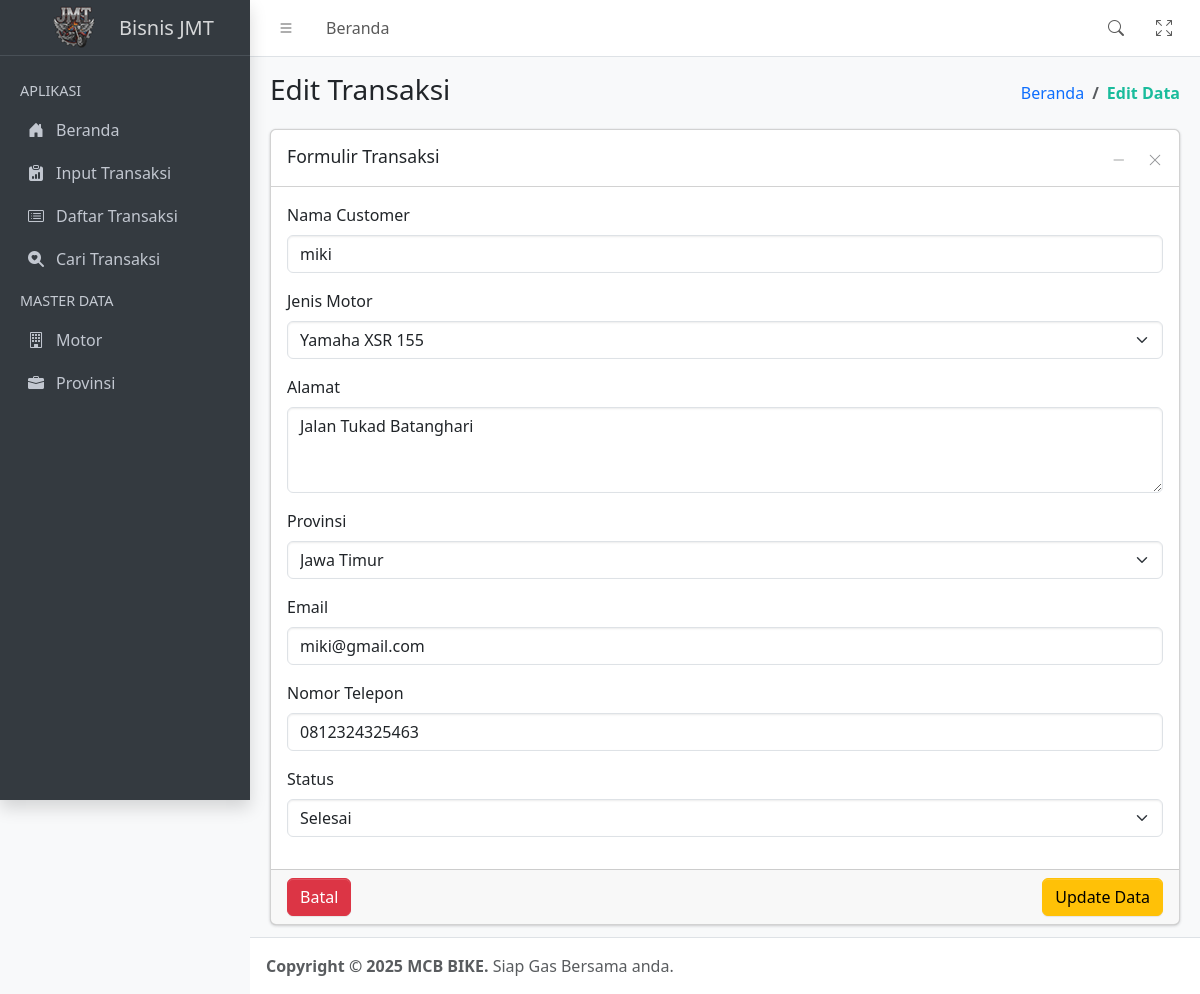
The app's page /data-edit.php?id=3 with its own data.
### tables this page shows
CREATE TABLE `tb_transaksi` (
  `id_transaksi` int NOT NULL AUTO_INCREMENT,
  `nama_customer` varchar(200) NOT NULL DEFAULT '',
  `id_motor` char(10) NOT NULL DEFAULT '',
  `alamat` text NOT NULL,
  `provinsi` smallint NOT NULL,
  `email` varchar(100) DEFAULT NULL,
  `telp` char(20) NOT NULL DEFAULT '',
  `status_transaksi` tinyint(1) NOT NULL DEFAULT '1' COMMENT '1=Pending, 2=Selesai, 3=Dibatalkan',
  PRIMARY KEY (`id_transaksi`),
  KEY `FK_transaksi_motor` (`id_motor`),
  KEY `FK_transaksi_provinsi` (`provinsi`),
  CONSTRAINT `FK_transaksi_motor` FOREIGN KEY (`id_motor`) REFERENCES `tb_motor` (`id_motor`) ON UPDATE CASCADE,
  CONSTRAINT `FK_transaksi_provinsi` FOREIGN KEY (`provinsi`) REFERENCES `tb_provinsi` (`id_provinsi`) ON UPDATE CASCADE
);

### config/db-config.php (called while the page is built, shortened)
<?php
class Database {
    private $db_host = "localhost";
    private $db_user = "root";
    private $db_pass = "";
    private $db_name = "db_simplecrud";
    public function getConnection(){
        try{
            $this->conn = new mysqli($this->db_host, $this->db_user, $this->db_pass, $this->db_name);
        } catch(Exception $e){
            die("Connection error: " . $e->getMessage());
        }
    }
}
?>

### config/class-transaksi.php (called while the page is built, shortened)
<?php
include_once 'db-config.php';
class Transaksi extends Database {
    public function getUpdateTransaksi($id){
        $query = "SELECT * FROM tb_transaksi WHERE id_transaksi = ?";
        $stmt = $this->conn->prepare($query);
        $stmt->bind_param("i", $id);
        $stmt->execute();
        $result = $stmt->get_result();
        $data = false;
        if($result->num_rows > 0){
            $row = $result->fetch_assoc();
            $data = [
                'id' => $row['id_transaksi'],
                'customer' => $row['nama_customer'],
                'motor' => $row['id_motor'],
                'alamat' => $row['alamat'],
                'provinsi' => $row['provinsi'],
                'email' => $row['email'],
                'telp' => $row['telp'],
                'status' => $row['status_transaksi']
            ];
        }
        return $data;
    }
}
?>

### config/class-master.php (called while the page is built, shortened)
<?php
include_once 'db-config.php';
class MasterData extends Database {
    public function getMotor(){
        $query = "SELECT * FROM tb_motor";
        $result = $this->conn->query($query);
        $motor = [];
        if ($result->num_rows > 0) {
            while($row = $result->fetch_assoc()) {
                $motor[] = [
                    'id' => $row['id_motor'],
                    'nama' => $row['nama_motor']
                ];
            }
        }
        return $motor;
    }
    public function getProvinsi(){
        $query = "SELECT * FROM tb_provinsi";
        $result = $this->conn->query($query);
        $provinsi = [];
        if ($result->num_rows > 0) {
            while($row = $result->fetch_assoc()) {
                $provinsi[] = [
                    'id' => $row['id_provinsi'],
                    'nama' => $row['nama_provinsi']
                ];
            }
        }
        return $provinsi;
    }
    public function getStatus(){
        return [
            ['id' => 1, 'nama' => 'Pending'],
            ['id' => 2, 'nama' => 'Selesai'],
            ['id' => 3, 'nama' => 'Dibatalkan']
        ];
    }
}
?>

### data-edit.php (the view, shortened to what this page needs)
<?php
include_once 'config/class-master.php';
include_once 'config/class-transaksi.php';
$master = new MasterData();
$transaksi = new Transaksi();
$motorList = $master->getMotor();
$provinsiList = $master->getProvinsi();
$statusList = $master->getStatus();
$dataTransaksi = $transaksi->getUpdateTransaksi($_GET['id']);
?>
<!doctype html>
<html lang="en">
	<head>
		<?php include 'template/header.php'; ?>
	</head>
	<body class="layout-fixed fixed-header fixed-footer sidebar-expand-lg sidebar-open bg-body-tertiary">
		<div class="app-wrapper">
			<?php include 'template/navbar.php'; ?>
			<?php include 'template/sidebar.php'; ?>
			<main class="app-main">
				<div class="app-content-header">
					<div class="container-fluid">
						<div class="row">
							<div class="col-sm-6">
								<h3 class="mb-0">Edit Transaksi</h3>
							</div>
							<div class="col-sm-6">
								<ol class="breadcrumb float-sm-end">
									<li class="breadcrumb-item"><a href="index.php">Beranda</a></li>
									<li class="breadcrumb-item active" aria-current="page">Edit Data</li>
								</ol>
							</div>
						</div>
					</div>
				</div>
				<div class="app-content">
					<div class="container-fluid">
						<div class="row">
							<div class="col-12">
								<div class="card">
									<div class="card-header">
										<h3 class="card-title">Formulir Transaksi</h3>
										<div class="card-tools">
											<button type="button" class="btn btn-tool" data-lte-toggle="card-collapse" title="Collapse">
												<i data-lte-icon="collapse" class="bi bi-dash-lg"></i>
											</button>
											<button type="button" class="btn btn-tool" data-lte-toggle="card-remove" title="Remove">
												<i class="bi bi-x-lg"></i>
											</button>
										</div>
									</div>
                                    <form action="proses/proses-edit.php" method="POST">
									    <div class="card-body">
                                            <div class="mb-3">
                                                <label for="customer" class="form-label">Nama Customer</label>
                                                <input type="text" class="form-control" id="customer" name="customer" placeholder="Masukkan Nama Customer" value="<?php echo $dataTransaksi['customer']; ?>" required>
                                            </div>
                                            <div class="mb-3">
                                                <label for="motor" class="form-label">Jenis Motor</label>
                                                <select class="form-select" id="motor" name="motor" required>
                                                    <?php
                                                    foreach ($motorList as $motor){
                                                        $selectedMotor = "";
                                                        if($dataTransaksi['motor'] == $motor['id']){
                                                            $selectedMotor = "selected";
                                                        }
                                                        echo '<option value="'.$motor['id'].'" '.$selectedMotor.'>'.$motor['nama'].'</option>';
                                                    }
                                                    ?>
                                                </select>
                                            </div>
                                            <div class="mb-3">
                                                <label for="alamat" class="form-label">Alamat</label>
                                                <textarea class="form-control" id="alamat" name="alamat" rows="3" placeholder="Masukkan Alamat Lengkap" required><?php echo $dataTransaksi['alamat']; ?></textarea>
                                            </div>
                                            <div class="mb-3">
                                                <label for="provinsi" class="form-label">Provinsi</label>
                                                <select class="form-select" id="provinsi" name="provinsi" required>
                                                    <?php
                                                    foreach ($provinsiList as $provinsi){
                                                        $selectedProvinsi = "";
                                                        if($dataTransaksi['provinsi'] == $provinsi['id']){
                                                            $selectedProvinsi = "selected";
                                                        }
                                                        echo '<option value="'.$provinsi['id'].'" '.$selectedProvinsi.'>'.$provinsi['nama'].'</option>';
                                                    }
                                                    ?>
                                                </select>
                                            </div>
                                            <div class="mb-3">
                                                <label for="email" class="form-label">Email</label>
                                                <input type="email" class="form-control" id="email" name="email" placeholder="Masukkan Email Valid" value="<?php echo $dataTransaksi['email']; ?>" required>
                                            </div>
                                            <div class="mb-3">
                                                <label for="telp" class="form-label">Nomor Telepon</label>
                                                <input type="tel" class="form-control" id="telp" name="telp" placeholder="Masukkan Nomor Telpon/HP" value="<?php echo $dataTransaksi['telp']; ?>" pattern="[0-9+\-\s()]{6,20}" required>
                                            </div>
                                            <div class="mb-3">
                                                <label for="status" class="form-label">Status</label>
                                                <select class="form-select" id="status" name="status" required>
                                                    <?php
                                                    foreach ($statusList as $status){
                                                        $selectedStatus = "";
                                                        if($dataTransaksi['status'] == $status['id']){
                                                            $selectedStatus = "selected";
                                                        }
                                                        echo '<option value="'.$status['id'].'" '.$selectedStatus.'>'.$status['nama'].'</option>';
                                                    }
                                                    ?>
                                                </select>
                                            </div>
                                        </div>
									    <div class="card-footer">
                                            <button type="button" class="btn btn-danger me-2 float-start" onclick="window.location.href='data-list.php'">Batal</button>
                                            <button type="submit" class="btn btn-warning float-end">Update Data</button>
                                        </div>
                                    </form>
								</div>
							</div>
						</div>
					</div>
				</div>
			</main>
			<?php include 'template/footer.php'; ?>
		</div>
	</body>
</html>

### assets/css/custom.css (style rules this page uses)
.app-content-header .breadcrumb-item.active { font-weight: 600; color: #1abc9c; }

### records on screen
tb_transaksi: customer "miki", alamat "Jalan Tukad Batanghari", email "miki@gmail.com", telp "0812324325463"

### other values on screen
form field motor "Yamaha XSR 155"
form field provinsi "Jawa Timur"
form field status "Selesai"
